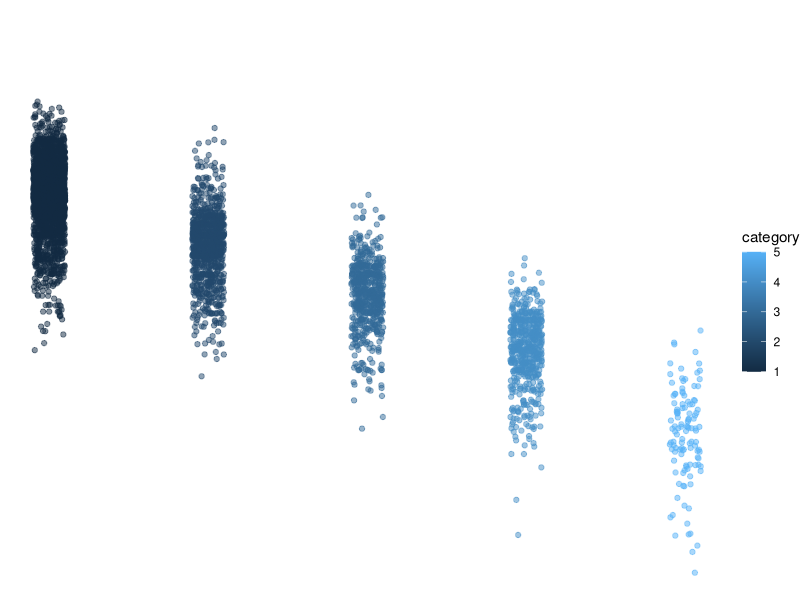

R code for this plot:
## ---- chunk 1
knitr::opts_chunk$set(echo = TRUE)
library(tidyverse)
## ---- chunk 2
summary(storms)
## ---- chunk 3
names(storms)
## ---- chunk 4
ggplot(data = storms, aes(x = category, y = pressure)) +
  geom_jitter(width = 0.1, 
              alpha = 0.5,
              aes(color = category)) +
  labs(x = "StorM CategorRY", 
       y = "Air pressure at storm center (millibars)"
       ) +
  theme_void()
